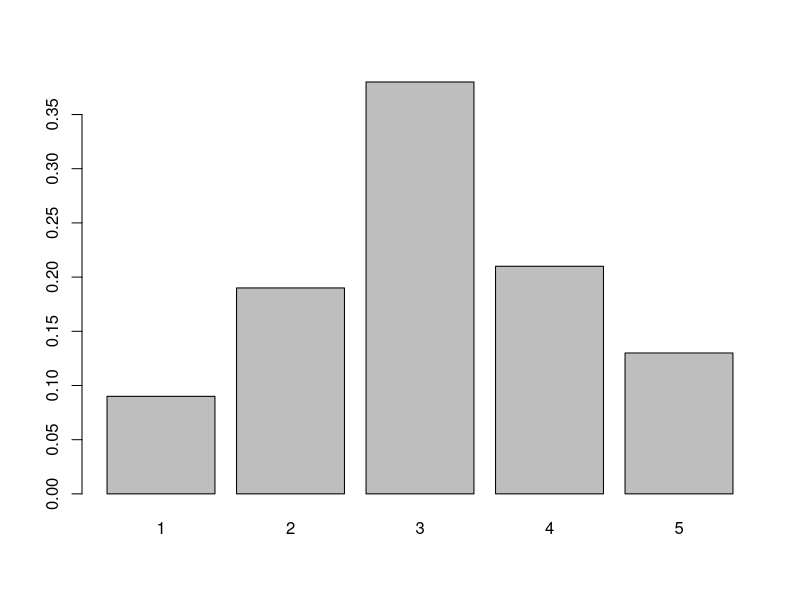
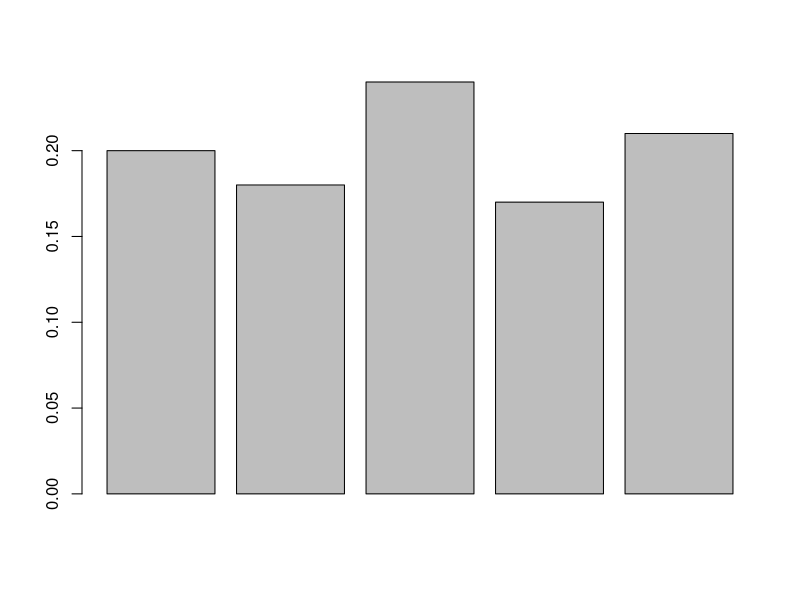
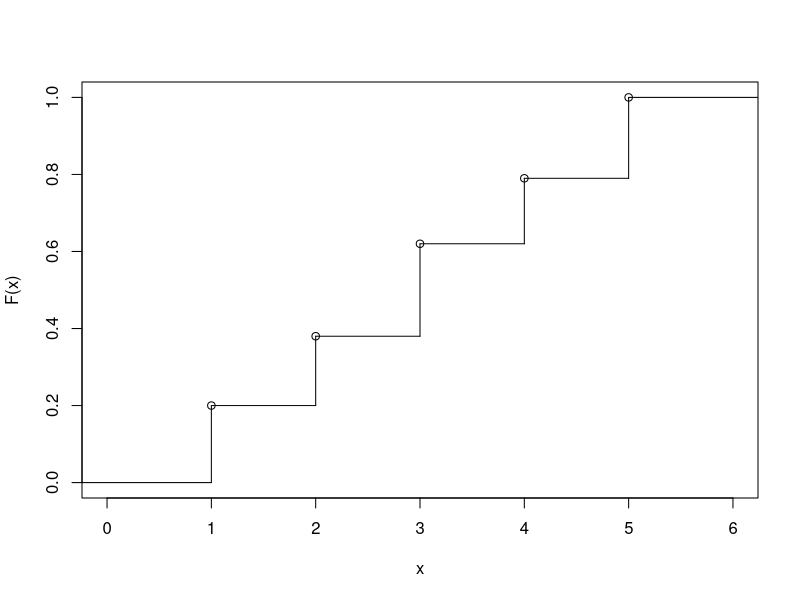
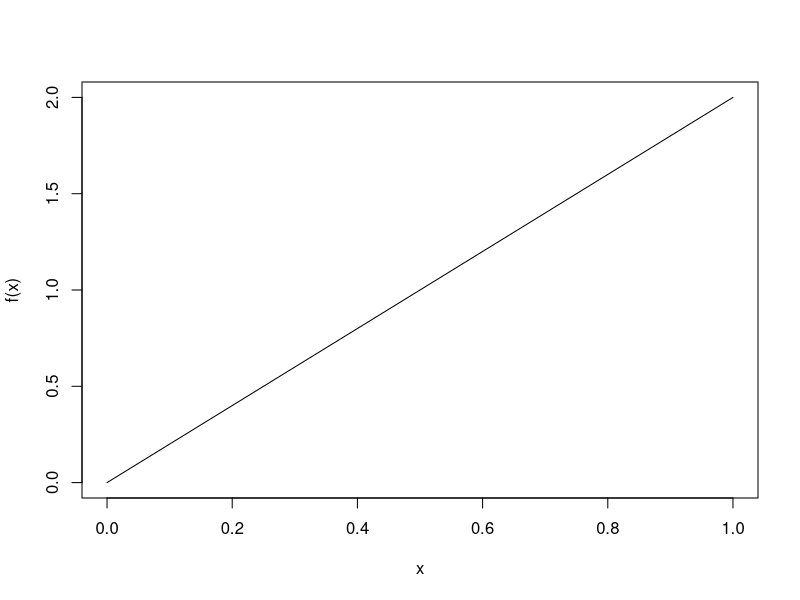
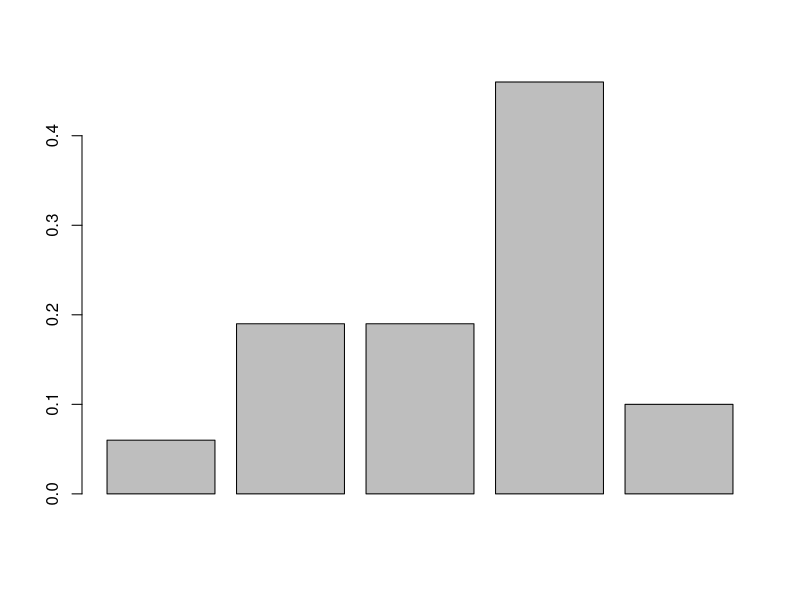
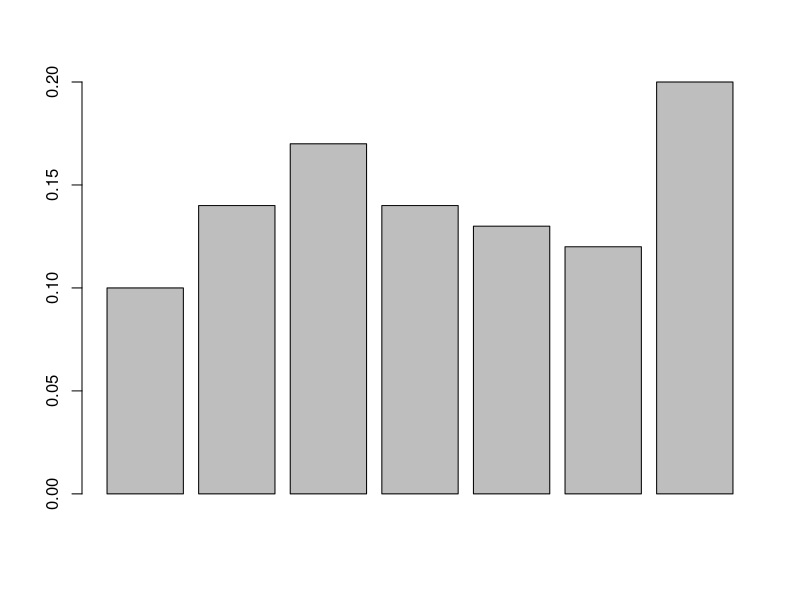
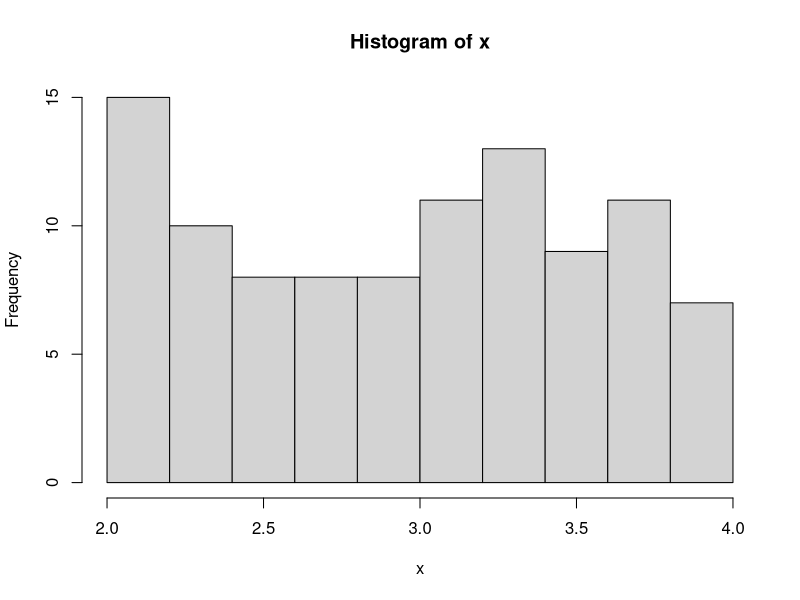
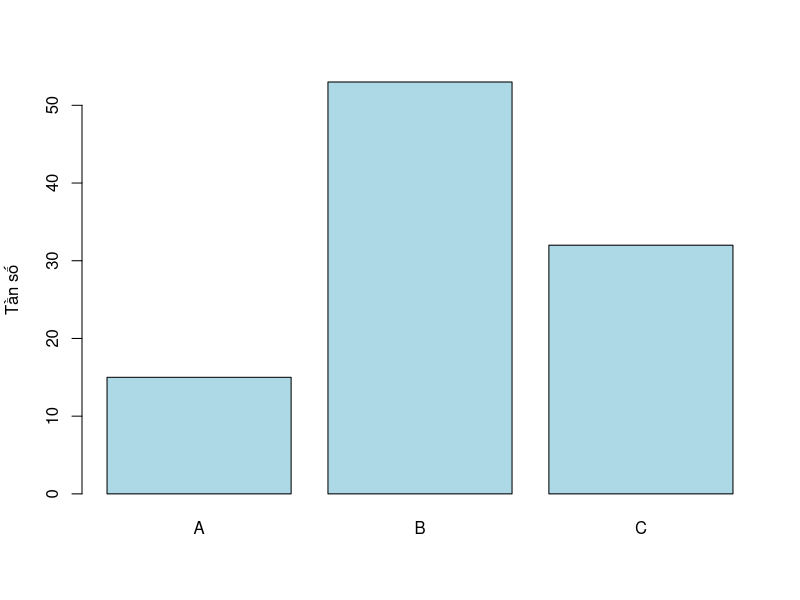

Write the R code that produced these figures, in order.
### Bai tap 3.1
# a)
f = function(x){
  ifelse(x < 0 | x > 2, 0, 0.07 * x^(-0.93))
}
P = function(k){
  integrate(function(x) f(x), lower = -Inf, upper = k)$value
}
P(0.2)
# b)
check = integrate(function(x) f(x), lower = 0, upper = 1)$value
cat(check)


### Bai tap 3.2
x = sample(1:5, size = 100, replace = TRUE, prob = c(0.1, 0.2, 0.4, 0.2, 0.1))
bar = table(x)/100
barplot(bar)

### Bai tap 3.3
k = 1:5
f = function(){
  x = sample(1:5, size = 100, replace = TRUE)
  res = as.numeric(table(factor(x, levels = 1:5)) / 100)
  return (res)
}
x = f()
check1 = function(x) sum(x)
check1(x)
### Bai tap 3.4
barplot(x)
### Bai tap 3.5
F = function(x, a) sum(x[1:a])
F(x, 3)
### Bai tap 3.6
plot(stepfun(k, c(0, cumsum(x))), ylab = "F(x)", main = "")


### Bai tap 3.7
f = function(x){
  ifelse(x < 0 | x > 1, 0, 2 * x)
}
integrate(function(x) f(x), lower = -Inf, upper = Inf)$value
### Bai tap 3.8
integrate(function(x) f(x), lower = -Inf, upper = 0.5)$value
### Bai tap 3.9
curve(f(x), from = 0, to = 1)
### Bai tap 3.10
uniroot(function(x) f(x) - 0.75, c(0, 1))$root

### Bai tap 3.11
p = c(0.1, 0.2, 0.2, 0.4, 0.1)
x = sample(1:5, size = 100, replace = TRUE, prob = p)
### Bai tap 3.12
TinhTanSuat = function(x){
  res = as.numeric(table(factor(x, levels = 1:5))) / length(x)
  return (res)
}
ketqua = TinhTanSuat(x)
print(ketqua)
### Bai tap 3.13
barplot(TinhTanSuat(x))




### Bai tap 3.14
f = function(x){
  ifelse(x < 0 | x > 1, 0, 3*x^2)
}
integrate(function(x) f(x), lower = -Inf, upper = Inf)$value

### Bai tap 3.15
integrate(function(x) f(x), lower = 0.2, upper = 0.6)$value

### Bai tap 3.16
F = function(a) integrate(function(x) f(x), lower = -Inf, upper = a)$value
uniroot(function(x) F(x) - 0.5, c(0, 1))$root


### Bai tap 3.17
MakeBar = function(k){
  x = sample(1:k, size = 100, replace = TRUE)
  res = as.numeric(table(factor(x, levels = 1:k)))/100
  return (res)
}
x = MakeBar(7)
barplot(x)

### Bai tap 3.18
f = function(x){
  ifelse(x < 2 | x > 4, 0, 1/2)
}
1 - integrate(function(x) f(x), lower = -Inf, upper = 3)$value


### Bai tap 3.19
x = runif(n = 100, min = 2, max = 4)
hist(x)


### Bai tap 3.20
f = function(x){
  ifelse(x < 0 | x > 1, 0, 6*x*(1-x))
}
integrate(function(x) f(x), lower = -Inf, upper = Inf)$value

### Bai tap 3.21
k = 1:7

MakeBar1 = function(k){
  x = sample(k, size = 100, replace = TRUE)
  res = as.numeric(table(factor(x, levels = k))) / 100
  return (res)
}
p = MakeBar1(7)
F_tich_luy = cumsum(p)
K = k[F_tich_luy >= 0.25]
phan_vi_0.25 = K[1]
phan_vi_0.25

### Bai tap 3.22
x = sample(c("A", "B", "C"), size = 100, replace = TRUE, prob = c(0.2, 0.5, 0.3))
freq = table(x)
print(freq)
barplot(freq, col = "lightblue", ylab = "Tần số")
